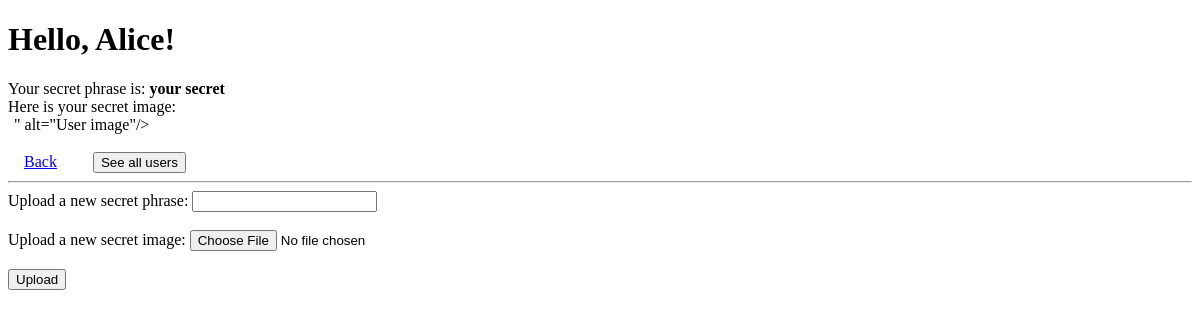
Page /secret (signed in) on the earlier database version.
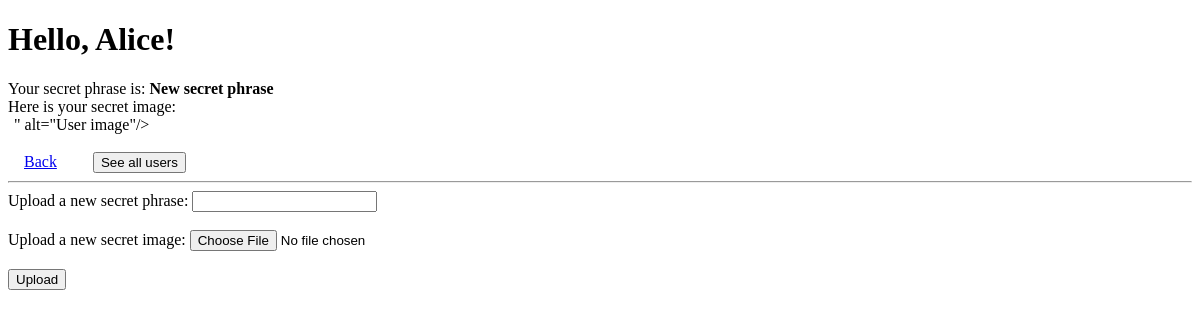
Same page on the later database version.
### tables this page shows
CREATE TABLE users (
    id INTEGER PRIMARY KEY AUTOINCREMENT,
    created TIMESTAMP NOT NULL DEFAULT CURRENT_TIMESTAMP,
    name TEXT,
    email TEXT,
    password TEXT,
    secret TEXT,
    image BLOB
);

### main.py (the view, shortened to what this page needs)
@app.route("/secret", methods=["GET", "POST"])
def change_user_data():
    email = session["email"]
    if not email:
        return 'Unauthorized. Try logging in: <a href="/login">Login</a>.'
    if request.method == "GET":
        cursor.execute(f"SELECT * FROM users WHERE email='{session['email']}'")
        user = cursor.fetchone()
        return render_template(
            "secret.html",
            secret=user["secret"],
            image=convert_to_blob(user["image"]),
            name=user["name"],
        )

### main.py (called while the page is built)
def convert_to_blob(img_b64: str | bytes) -> bytes:
    if isinstance(img_b64, str):
        return img_b64.encode()
    return img_b64

### templates/secret.html (shortened to what this page needs)
<!DOCTYPE html>
<html lang="en">
<head>
</head>
<body>
    <div>
        <h1>Hello, {{ name|safe }}!</h1>
        <div>
            Your secret phrase is: <b>{{ secret|safe }}</b><br>
            Here is your secret image:<br>
            <img alt="User image"/>
            <br><br>
            <a href="/" style="margin: 1rem;">Back</a>
            <a href="/general" style="margin: 1rem;">
                <button>See all users</button>
            </a>
        </div>
    </div>
    <hr>
    <div>
        <form method="post" enctype="multipart/form-data">
          <label for="phrase">Upload a new secret phrase: </label>
          <input id="phrase" name="phrase" type="text"/><br><br>
          <label for="file">Upload a new secret image: </label>
          <input id="file" name="file" type="file" accept="image/png, image/gif, image/jpeg"/><br><br>
          <button>Upload</button>
        </form>
    </div>
</body>
</html>

Differences in the rows shown:
changed users "Alice": secret "your secret" → "New secret phrase"
